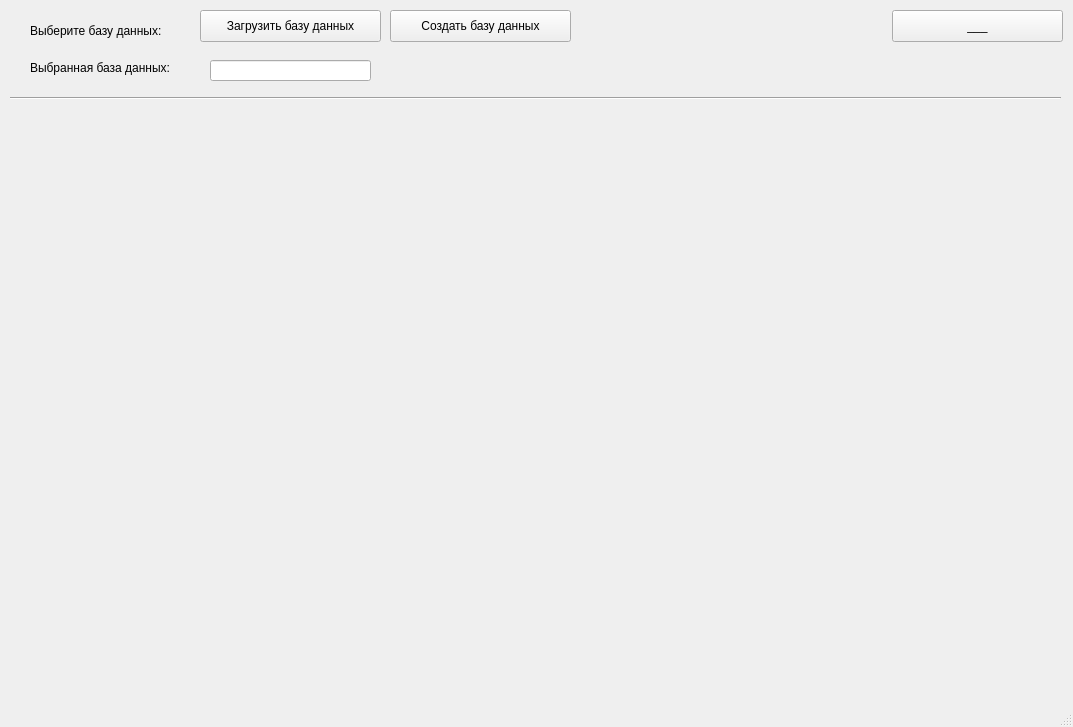
<?xml version="1.0" encoding="UTF-8"?>
<ui version="4.0">
 <class>MainWindow</class>
 <widget class="QMainWindow" name="MainWindow">
  <property name="geometry">
   <rect>
    <x>0</x>
    <y>0</y>
    <width>1073</width>
    <height>727</height>
   </rect>
  </property>
  <property name="sizePolicy">
   <sizepolicy hsizetype="Fixed" vsizetype="Fixed">
    <horstretch>0</horstretch>
    <verstretch>0</verstretch>
   </sizepolicy>
  </property>
  <property name="windowTitle">
   <string>MainWindow</string>
  </property>
  <widget class="QWidget" name="centralwidget">
   <widget class="QPushButton" name="load_db_btn">
    <property name="geometry">
     <rect>
      <x>200</x>
      <y>10</y>
      <width>181</width>
      <height>32</height>
     </rect>
    </property>
    <property name="text">
     <string>Загрузить базу данных</string>
    </property>
   </widget>
   <widget class="QLabel" name="label_2">
    <property name="geometry">
     <rect>
      <x>30</x>
      <y>60</y>
      <width>171</width>
      <height>16</height>
     </rect>
    </property>
    <property name="text">
     <string>Выбранная база данных:</string>
    </property>
   </widget>
   <widget class="QLabel" name="label">
    <property name="geometry">
     <rect>
      <x>30</x>
      <y>20</y>
      <width>161</width>
      <height>21</height>
     </rect>
    </property>
    <property name="text">
     <string>Выберите базу данных:</string>
    </property>
   </widget>
   <widget class="QLineEdit" name="db_filename_le">
    <property name="geometry">
     <rect>
      <x>210</x>
      <y>60</y>
      <width>161</width>
      <height>21</height>
     </rect>
    </property>
    <property name="readOnly">
     <bool>true</bool>
    </property>
   </widget>
   <widget class="QWidget" name="gridLayoutWidget">
    <property name="geometry">
     <rect>
      <x>10</x>
      <y>100</y>
      <width>1051</width>
      <height>561</height>
     </rect>
    </property>
    <layout class="QGridLayout" name="workspace"/>
   </widget>
   <widget class="Line" name="line">
    <property name="geometry">
     <rect>
      <x>10</x>
      <y>90</y>
      <width>1051</width>
      <height>16</height>
     </rect>
    </property>
    <property name="orientation">
     <enum>Qt::Horizontal</enum>
    </property>
   </widget>
   <widget class="QPushButton" name="change_mode_btn">
    <property name="geometry">
     <rect>
      <x>892</x>
      <y>10</y>
      <width>171</width>
      <height>32</height>
     </rect>
    </property>
    <property name="text">
     <string>___</string>
    </property>
   </widget>
   <widget class="QPushButton" name="create_db_btn">
    <property name="geometry">
     <rect>
      <x>390</x>
      <y>10</y>
      <width>181</width>
      <height>32</height>
     </rect>
    </property>
    <property name="text">
     <string>Создать базу данных</string>
    </property>
   </widget>
  </widget>
  <widget class="QMenuBar" name="menubar">
   <property name="geometry">
    <rect>
     <x>0</x>
     <y>0</y>
     <width>1073</width>
     <height>21</height>
    </rect>
   </property>
  </widget>
  <widget class="QStatusBar" name="statusbar"/>
 </widget>
 <resources/>
 <connections/>
</ui>
